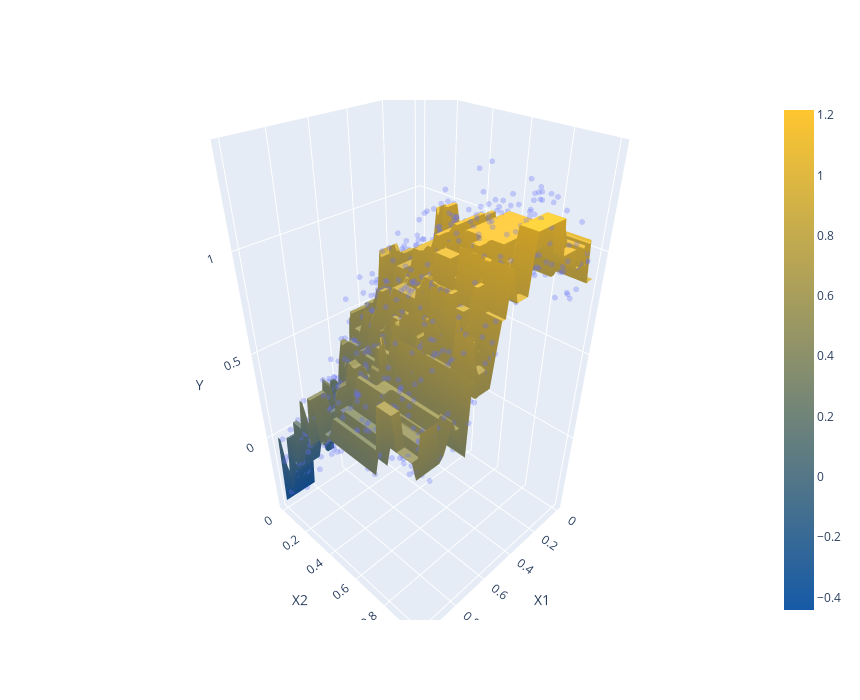

The notebook cell this image was saved under:
### Markdown cell above
### Compare Plots
Notice how our regression tree surface plot which shows what our regression tree predicts for a given $X1$ and $X2$ is a "blocky" approximation of the true underlying surface. This is because we are estimating a smooth function with a what is essentially a stepwise function. If set `show_f0` equal to `True`, we can overlay the two surfaces and see they line up relatively well.  Below, we increase `max_depth` and show the same plot.

### Code cell
# Import the tree submodule
from sklearn import tree

# Initialize our tree so its max depth is 10
fitted_tree_10 = tree.DecisionTreeRegressor(max_depth=10)

# Fit tree on simulated data
fitted_tree_10.fit(Xsim,ysim)

# Plot Regresion Tree Surface
fig_10 =surface_scatter_plot(
    Xsim, ysim, lambda x: fitted_tree_10.predict([x]), show_f0=False
)
iplot(fig_10)

### Figure 1 — Plotly figure (JSON) as saved in the notebook; plotly's stock layout.template omitted (floating-point values rounded to 4 significant figures; data arrays with more than 128 entries replaced by an {"elided": "..."} marker saying what was removed)
{"data": [{"marker": {"opacity": 0.3, "size": 2}, "mode": "markers", "type": "scatter3d", "uid": "4635941a-9359-4cfc-a613-002228446b6e", "x": {"elided": "1000 float values"}, "y": {"elided": "1000 float values"}, "z": {"elided": "1000 float values"}}, {"colorscale": [[0, "#165aa7"], [1, "#fec630"]], "opacity": 1, "type": "surface", "uid": "7e1fe815-61e0-46b3-bb42-d8cd30e86eaa", "x": [0, 0.02041, 0.04082, 0.06122, 0.08163, 0.102, 0.1224, 0.1429, 0.1633, 0.1837, 0.2041, 0.2245, 0.2449, 0.2653, 0.2857, 0.3061, 0.3265, 0.3469, 0.3673, 0.3878, 0.4082, 0.4286, 0.449, 0.4694, 0.4898, 0.5102, 0.5306, 0.551, 0.5714, 0.5918, 0.6122, 0.6327, 0.6531, 0.6735, 0.6939, 0.7143, 0.7347, 0.7551, 0.7755, 0.7959, 0.8163, 0.8367, 0.8571, 0.8776, 0.898, 0.9184, 0.9388, 0.9592, 0.9796, 1], "y": [0, 0.02041, 0.04082, 0.06122, 0.08163, 0.102, 0.1224, 0.1429, 0.1633, 0.1837, 0.2041, 0.2245, 0.2449, 0.2653, 0.2857, 0.3061, 0.3265, 0.3469, 0.3673, 0.3878, 0.4082, 0.4286, 0.449, 0.4694, 0.4898, 0.5102, 0.5306, 0.551, 0.5714, 0.5918, 0.6122, 0.6327, 0.6531, 0.6735, 0.6939, 0.7143, 0.7347, 0.7551, 0.7755, 0.7959, 0.8163, 0.8367, 0.8571, 0.8776, 0.898, 0.9184, 0.9388, 0.9592, 0.9796, 1], "z": {"elided": "50x50 float values"}}], "layout": {"autosize": true, "height": 700, "scene": {"xaxis": {"title": {"text": "X1"}}, "yaxis": {"title": {"text": "X2"}}, "zaxis": {"title": {"text": "Y"}}}, "width": 860}}
